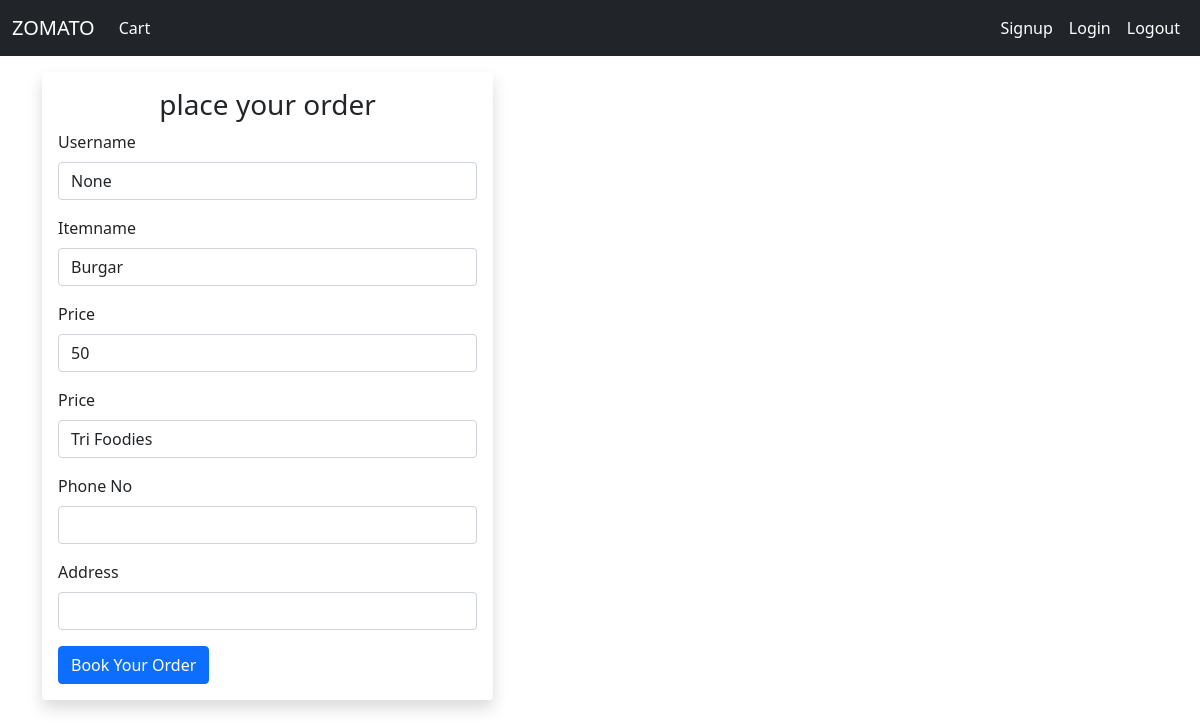
The page /cart/3 on the database its author committed.
### app/models.py (models this page shows)
class Menu(models.Model):
    RestaurantName = models.ForeignKey(Restaurant,on_delete=models.CASCADE)
    ItemName = models.ForeignKey(Item,on_delete=models.CASCADE)
    price = models.IntegerField(default=0)

class Item(models.Model):
    ItemName = models.CharField(max_length=100)
    def __str__(self):
        return self.ItemName

class Restaurant(models.Model):
    RestaurantNmame = models.CharField(max_length=100)
    phoneno = models.IntegerField(max_length=12)
    address = models.CharField(max_length=500)
    def __str__(self):
        return self.RestaurantNmame

### app/views.py (the view, shortened to what this page needs)
# urls.py: path('cart/<int:pk>',views.Cart.as_view()),
class Cart(View):
    def get(self,request,pk = None):
        itemName = Menu.objects.filter(id = pk)
        username =  request.session.get('custome_firstname')
        print(username)
        print(itemName)
        data = {
            "itemName":itemName,
            "username":username
        }
        return render(request,'cart.html',data)

### templates/cart.html (shortened to what this page needs)
{% extends 'base.html'%}
{% load static %}
{% block content %}
  <div class="container pt-3">
    <div class="row">
      <div class="col-sm-5">
        <div class="shadow p-3 mb-5 bg-body rounded">
            <form action="" method="POST">
                <h3 class="text-center"> place your order </h3>
                {% for i in itemName %}
                <div class="mb-3">
                  <label for="exampleInputEmail1" class="form-label">Username </label>
                  <input type="text" name="username" value="{{username}}" class="form-control" id="exampleInputEmail1" aria-describedby="emailHelp">
                </div>
                <div class="mb-3">
                  <label for="exampleInputPassword1" class="form-label">Itemname</label>
                  <input type="text" name="itemname" value="{{i.ItemName}}" class="form-control" id="exampleInputPassword1">
                </div>
                <div class="mb-3">
                  <label for="exampleInputPassword1" class="form-label">Price</label>
                  <input type="text" name="price" value="{{i.price}}" class="form-control" id="exampleInputPassword1">
                </div>
                <div class="mb-3">
                  <label for="exampleInputPassword1" class="form-label">Price</label>
                  <input type="text" name="restaurant" value="{{i.RestaurantName}}" class="form-control" id="exampleInputPassword1">
                </div>
                <div class="mb-3">
                  <label for="exampleInputPassword1" class="form-label">Phone No</label>
                  <input type="text" name="phoneno" class="form-control" id="exampleInputPassword1">
                </div>
                <div class="mb-3">
                  <label for="exampleInputPassword1" class="form-label">Address</label>
                  <input type="text" name="address" class="form-control" id="exampleInputPassword1">
                </div>
                <button type="submit" class="btn btn-primary">Book Your Order</button>
                {% endfor %}
              </form>
        </div>
      </div>
      <div class="col-sm-5 offset-sm-2">
      </div>
  </div>
  </div>
{%endblock%}

### rows shown on the page
Menu: username "None", itemname "Burgar", price "50", restaurant "Tri Foodies"
